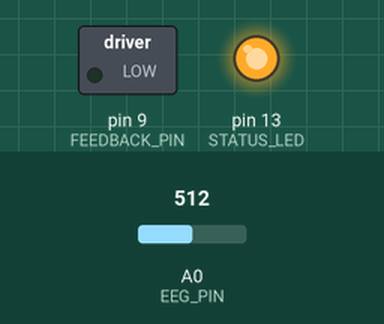
A sketch run on a simulated Teensy 4. Parts: switched loads named in the sketch (green lamp = pin HIGH), output pins drawn as LEDs (lit = HIGH). Inputs (shaded band) come from the test bench; at power-on: A0 (EEG_PIN) = 512. What the sketch prints to the serial monitor is not drawn.

Above: at 0.1 s.
At 0.6 s:
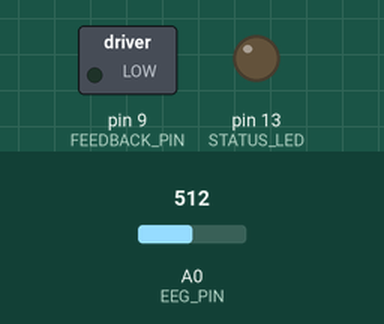
Timing chart, 0 to 2.1 s (numbered marks = the images above):
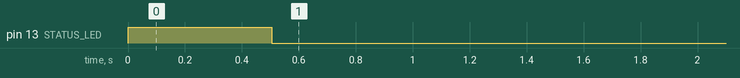

The sketch:

bci_neurofeedback.ino
```cpp
/*
 * BCI Neurofeedback — Teensy 4.1 Firmware
 * Phase 3 Hardware Demo #5
 *
 * Reads EEG analog input, extracts alpha-band envelope,
 * runs on-device spike encoding + LIF neuron step,
 * and drives visual (LED PWM) feedback.
 *
 * Hardware:
 *   Pin A0  — EEG analog input (from OpenBCI analog out or instrumentation amp)
 *   Pin 9   — LED brightness (PWM) for visual feedback
 *   Pin 13  — Built-in LED state indicator
 *   Serial  — 115200 baud (raw EEG, filtered alpha, spike count, feedback)
 */

#include "snn_network.h"

/* ── Pin Definitions ────────────────────────────────────── */
static const int EEG_PIN       = A0;
static const int FEEDBACK_PIN  = 9;   /* PWM-capable for LED brightness */
static const int STATUS_LED    = 13;  /* built-in LED */
static const long SERIAL_BAUD  = 115200;

/* ── Alpha Band-Pass Filter (simple IIR, ~10 Hz centre) ── */
/* Two-pole IIR coefficients targeting 8-12 Hz at ~200 Hz sample rate.
 * y[n] = b0*x[n] + b1*x[n-1] + b2*x[n-2] - a1*y[n-1] - a2*y[n-2]
 * Approximate 2nd-order Butterworth bandpass centred at 10 Hz.          */
static const float BPF_B0 =  0.0201f;
static const float BPF_B1 =  0.0f;
static const float BPF_B2 = -0.0201f;
static const float BPF_A1 = -1.5610f;
static const float BPF_A2 =  0.9598f;

static float bpf_x1 = 0.0f, bpf_x2 = 0.0f;
static float bpf_y1 = 0.0f, bpf_y2 = 0.0f;

float bandpass_step(float x) {
    float y = BPF_B0 * x + BPF_B1 * bpf_x1 + BPF_B2 * bpf_x2
            - BPF_A1 * bpf_y1 - BPF_A2 * bpf_y2;
    bpf_x2 = bpf_x1;  bpf_x1 = x;
    bpf_y2 = bpf_y1;  bpf_y1 = y;
    return y;
}

/* ── Envelope Extraction (exponential moving average) ──── */
static const float ENV_ATTACK  = 0.05f;  /* fast rise  */
static const float ENV_RELEASE = 0.005f; /* slow decay */
static float envelope = 0.0f;

float envelope_step(float rectified) {
    float alpha_coeff = (rectified > envelope) ? ENV_ATTACK : ENV_RELEASE;
    envelope += alpha_coeff * (rectified - envelope);
    return envelope;
}

/* ── Delta Modulation Spike Encoder ────────────────────── */
static const float DELTA_THRESHOLD = 0.05f;
static float delta_ref = 0.0f;
static uint8_t spike_out = 0;

uint8_t delta_encode_step(float value) {
    if (fabsf(value - delta_ref) >= DELTA_THRESHOLD) {
        delta_ref = value;
        return 1;
    }
    return 0;
}

/* ── Feedback State ────────────────────────────────────── */
static unsigned long spike_count = 0;
static unsigned long window_spikes = 0;
static unsigned long window_start_ms = 0;
static const unsigned long WINDOW_MS = 500;  /* 0.5 s feedback window */
static int feedback_level = 0;               /* 0-255 PWM */

/* ── Setup ─────────────────────────────────────────────── */
void setup() {
    Serial.begin(SERIAL_BAUD);
    while (!Serial && millis() < 3000) { /* wait for USB serial */ }

    pinMode(EEG_PIN, INPUT);
    pinMode(FEEDBACK_PIN, OUTPUT);
    pinMode(STATUS_LED, OUTPUT);

    analogWriteResolution(8);

    /* Print header */
    Serial.println("# BCI Neurofeedback Firmware — Phase 3 Demo 5");
    Serial.println("# Columns: time_ms, raw_eeg, alpha_filtered, envelope, spike, feedback");
    Serial.println("# ---");

    window_start_ms = millis();
    digitalWrite(STATUS_LED, HIGH);  /* indicate running */
}

/* ── Main Loop (~200 Hz) ──────────────────────────────── */
void loop() {
    unsigned long now_ms = millis();

    /* 1. Read raw EEG (10-bit ADC → float, centred at 0) */
    int raw_adc = analogRead(EEG_PIN);
    float raw_eeg = (raw_adc - 512) / 512.0f;  /* normalise to ±1 */

    /* 2. Alpha bandpass filter */
    float alpha_filtered = bandpass_step(raw_eeg);

    /* 3. Envelope extraction (rectify + smooth) */
    float env = envelope_step(fabsf(alpha_filtered));

    /* 4. Delta-modulation spike encoding */
    spike_out = delta_encode_step(env);
    if (spike_out) {
        spike_count++;
        window_spikes++;
    }

    /* 5. Feed spike to LIF neuron (from snn_network.h) */
    float input_arr[TOTAL_NEURONS];
    for (int i = 0; i < TOTAL_NEURONS; i++) input_arr[i] = 0.0f;
    input_arr[SENSORY_NEURON_INDEX] = spike_out * 2.0f;  /* scale spike current */

    lif_step(0.005f, input_arr);  /* dt = 5 ms (200 Hz) */

    /* 6. Count motor spikes in current window */
    /* Motor spikes drive feedback intensity */

    /* 7. Update feedback every WINDOW_MS */
    if (now_ms - window_start_ms >= WINDOW_MS) {
        /* Map window spike count to LED brightness (0-255) */
        float rate = (float)window_spikes / ((float)WINDOW_MS / 1000.0f);
        feedback_level = constrain((int)(rate * 2.5f), 0, 255);

        analogWrite(FEEDBACK_PIN, feedback_level);

        /* Blink status LED with feedback level */
        digitalWrite(STATUS_LED, feedback_level > 128 ? HIGH : LOW);

        window_spikes = 0;
        window_start_ms = now_ms;
    }

    /* 8. Serial output */
    Serial.print(now_ms);
    Serial.print(',');
    Serial.print(raw_eeg, 4);
    Serial.print(',');
    Serial.print(alpha_filtered, 4);
    Serial.print(',');
    Serial.print(env, 4);
    Serial.print(',');
    Serial.print(spike_out);
    Serial.print(',');
    Serial.println(feedback_level);

    /* Maintain ~200 Hz sample rate (5 ms period) */
    delay(5);
}
```

snn_network.h
```cpp
#ifndef NEUROCNL_NETWORK_H
#define NEUROCNL_NETWORK_H

/* Auto-generated by neurocnl export */

#include <stdint.h>

#define NUM_POPULATIONS 2

/* Population: sensory neuron */
#define SENSORY_NEURON_N_NEURONS 50
#define SENSORY_NEURON_INDEX 0
static const float SENSORY_NEURON_TAU_RC = 0.03f;
static const float SENSORY_NEURON_TAU_REF = 0.002f;

/* Population: motor neuron */
#define MOTOR_NEURON_N_NEURONS 50
#define MOTOR_NEURON_INDEX 50
static const float MOTOR_NEURON_TAU_RC = 0.03f;
static const float MOTOR_NEURON_TAU_REF = 0.002f;

#define TOTAL_NEURONS 100

/* Connection weights */
static const float W_SENSORY_NEURON_TO_MOTOR_NEURON = 1.0f;

/* LIF neuron state */
static float voltage[TOTAL_NEURONS];
static float refractory[TOTAL_NEURONS];
static uint8_t spikes[TOTAL_NEURONS];

/**
 * Update all LIF neurons for one timestep.
 * @param dt Timestep in seconds
 * @param input Array of input currents (one per neuron)
 */
static inline void lif_step(const float dt, const float* input) {
    for (int i = 0; i < TOTAL_NEURONS; i++) {
        spikes[i] = 0;
        if (refractory[i] > 0.0f) {
            refractory[i] -= dt;
            continue;
        }
        /* dv/dt = (0 - v) / tau_rc + input / tau_rc */
        voltage[i] += dt * (-voltage[i] + input[i]);
        if (voltage[i] >= 1.0f) {
            spikes[i] = 1;
            voltage[i] = 0.0f;
            refractory[i] = 0.002f; /* default tau_ref */
        }
    }
}

#endif /* NEUROCNL_NETWORK_H */
```

Measured:
- by itself, pin 13 (STATUS_LED): HIGH → LOW at 0.50 s
